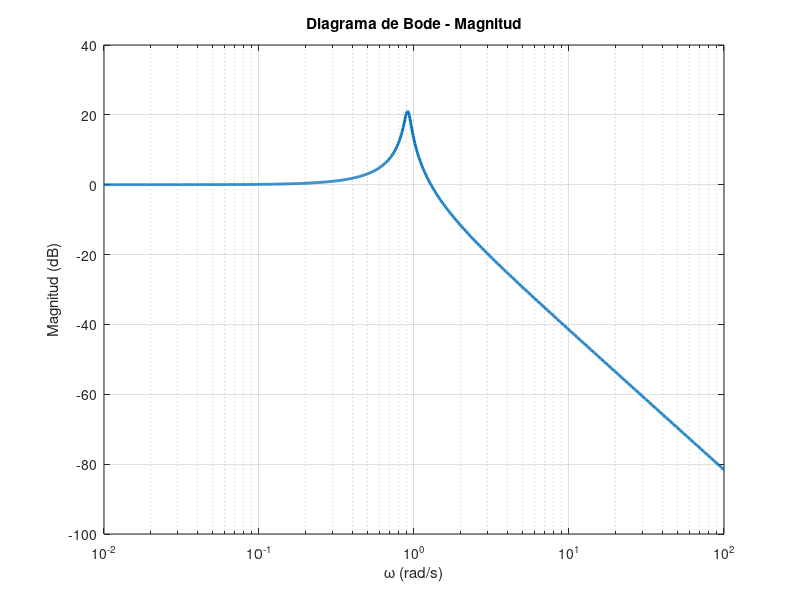
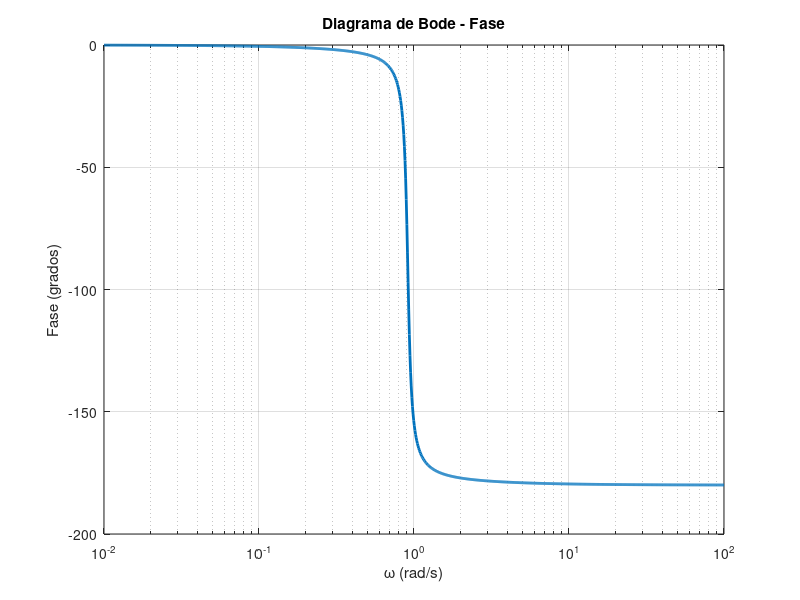

MATLAB code for these plots, in order:
clc;
clear;
close all;

%% ==========================
% FUNCION DE TRANSFERENCIA
% ==========================

% Variable de Laplace
s = tf('s');

% Sistema Taipei 101
G = (0.8303)/(s^2 + 0.0803*s + 0.8303);

%% ==========================
% VECTOR DE FRECUENCIAS
% ==========================

w = logspace(-2,2,1000); % 0.01 a 100 rad/s

%% ==========================
% RESPUESTA EN FRECUENCIA
% ==========================

[mag, phase, wout] = bode(G,w);

% Convertir dimensiones
mag = squeeze(mag);
phase = squeeze(phase);

% Magnitud en dB
mag_dB = 20*log10(mag);

%% ==========================
% GRAFICA DE MAGNITUD
% ==========================

figure;
semilogx(wout, mag_dB, 'LineWidth',2);
grid on;
xlabel('\omega (rad/s)');
ylabel('Magnitud (dB)');
title('Diagrama de Bode - Magnitud');

%% ==========================
% GRAFICA DE FASE
% ==========================

figure;
semilogx(wout, phase, 'LineWidth',2);
grid on;
xlabel('\omega (rad/s)');
ylabel('Fase (grados)');
title('Diagrama de Bode - Fase');
